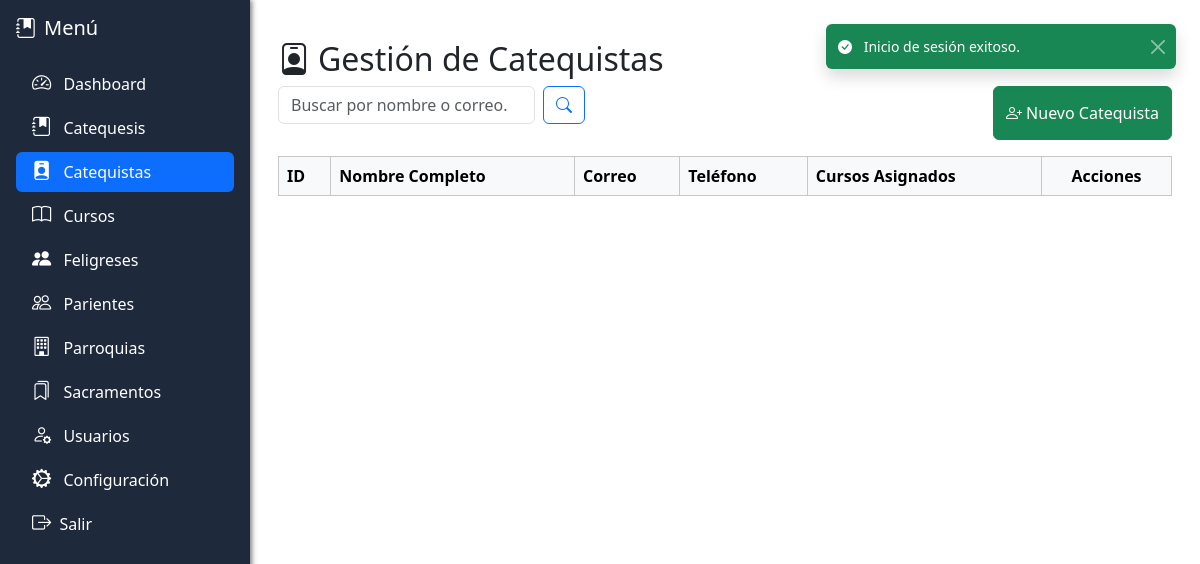
The app's page /index.php?vista=catequistas (signed in), older data.
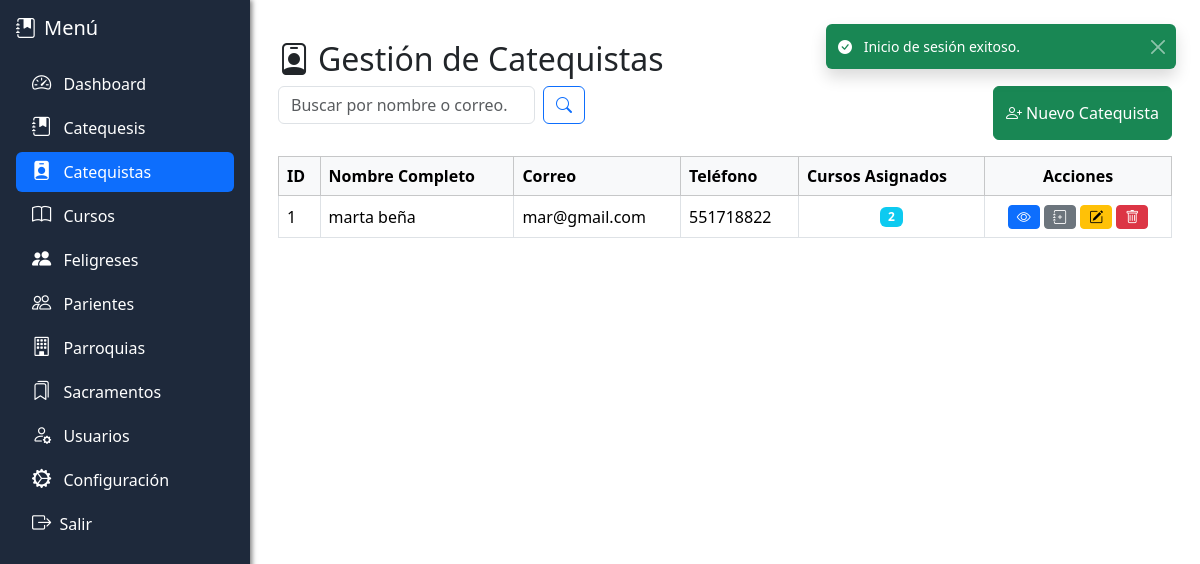
The same page, newer data.
### tables this page shows
CREATE TABLE `catequistas` (
  `id_catequista` int(11) NOT NULL,
  `nombre` varchar(100) DEFAULT NULL,
  `apellido` varchar(100) DEFAULT NULL,
  `telefono` varchar(20) DEFAULT NULL,
  `correo` varchar(100) DEFAULT NULL
);

### views/catequistas.php (the view, shortened to what the changed rows need)
<?php
$buscar = $_GET['buscar'] ?? '';
$sql = "SELECT c.*, COUNT(cc.id_curso) AS total_cursos
        FROM catequistas c
        LEFT JOIN curso_catequistas cc ON c.id_catequista = cc.id_catequista
        WHERE c.nombre LIKE :buscar OR c.apellido LIKE :buscar OR c.correo LIKE :buscar
        GROUP BY c.id_catequista
        ORDER BY c.id_catequista DESC";
$stmt = $pdo->prepare($sql);
$stmt->execute(['buscar' => "%$buscar%"]);
$catequistas = $stmt->fetchAll(PDO::FETCH_ASSOC);
?>
<main id="content">
    <div class="container mt-4">
        <h2><i class="bi bi-person-badge me-2"></i>Gestión de Catequistas</h2>
        <table class="table table-bordered table-hover align-middle">
            <thead class="table-light">
                <tr>
                    <th>ID</th>
                    <th>Nombre Completo</th>
                    <th>Correo</th>
                    <th>Teléfono</th>
                    <th>Cursos Asignados</th>
                    <th class="text-center">Acciones</th>
                </tr>
            </thead>
            <tbody>
                <?php foreach ($catequistas as $c): ?>
                    <tr>
                        <td><?= $c['id_catequista'] ?></td>
                        <td><?= htmlspecialchars($c['nombre'] . ' ' . $c['apellido']) ?></td>
                        <td><?= htmlspecialchars($c['correo']) ?></td>
                        <td><?= htmlspecialchars($c['telefono']) ?></td>
                        <td class="text-center"><span class="badge bg-info"><?= $c['total_cursos'] ?></span></td>
                        <td class="text-center">
    <button class="btn btn-sm btn-primary" data-bs-toggle="modal"
            data-bs-target="#modalVer<?= $c['id_catequista'] ?>">
        <i class="bi bi-eye"></i>
    </button>
    <button class="btn btn-sm btn-secondary" data-bs-toggle="modal"
            data-bs-target="#modalAsignar<?= $c['id_catequista'] ?>">
        <i class="bi bi-journal-plus"></i>
    </button>
    <button class="btn btn-sm btn-warning" data-bs-toggle="modal"
            data-bs-target="#modalEditar<?= $c['id_catequista'] ?>">
        <i class="bi bi-pencil-square"></i>
    </button>
    <button class="btn btn-sm btn-danger" onclick="confirmarEliminacion(<?= $c['id_catequista'] ?>)">
        <i class="bi bi-trash"></i>
    </button>
</td>
                    </tr>
                <?php endforeach ?>
            </tbody>
        </table>
    </div>
</main>

### layout/sidebar.php (shortened to what the changed rows need)
<?php
$rol = strtolower(trim($_SESSION['usuario']['rol'] ?? 'sin_permiso'));
$current = $_GET['vista'] ?? 'dashboard';
$iconos = [
  'dashboard' => 'bi-speedometer2',
  'catequesis' => 'bi-journal-bookmark-fill',
  'catequistas' => 'bi-person-badge-fill',
  'cursos' => 'bi-book',
  'feligreses' => 'bi-people-fill',
  'parientes' => 'bi-people',
  'parroquias' => 'bi-building',
  'sacramentos' => 'bi-bookmarks',
  'usuarios' => 'bi-person-gear',
  'perfil' => 'bi-person-circle',
  'configuracion' => 'bi-gear-wide-connected',
];
$menu = [
  'admin' => [
    'Dashboard' => 'dashboard',
    'Catequesis' => 'catequesis',
    'Catequistas' => 'catequistas',
    'Cursos' => 'cursos',
    'Feligreses' => 'feligreses',
    'Parientes' => 'parientes',
    'Parroquias' => 'parroquias',
    'Sacramentos' => 'sacramentos',
    'Usuarios' => 'usuarios',
    'Configuración' => 'configuracion',
  ],
  'secretario' => [
    'Dashboard' => 'dashboard',
    'Catequesis' => 'catequesis',
    'Catequistas' => 'catequistas',
    'Cursos' => 'cursos',
    'Feligreses' => 'feligreses',
    'Parientes' => 'parientes',
  ],
  'archivista' => [
    'Dashboard' => 'dashboard',
    'Feligreses' => 'feligreses',
    'Parientes' => 'parientes',
    'Sacramentos' => 'sacramentos',
  ],
  'parroco' => [
    'Dashboard' => 'dashboard',
    'Catequesis' => 'catequesis',
    'Cursos' => 'cursos',
    'Feligreses' => 'feligreses',
    'Parroquias' => 'parroquias',
    'Sacramentos' => 'sacramentos',
  ],
];
?>
<div class="wrapper">
  <div id="sidebar" class="sidebar position-fixed scroll-box overflow-auto h-100 p-3">
    <ul class="nav nav-pills flex-column">
      <?php foreach ($menu[$rol] as $label => $vistaName):
        $active = ($current === $vistaName) ? 'active' : '';
        $icon = $iconos[$vistaName] ?? 'bi-chevron-right';
        ?>
        <li class="nav-item mb-1">
          <a href="index.php?vista=<?= $vistaName ?>" class="nav-link <?= $active ?>">
            <i class="bi <?= $icon ?> me-2"></i>
            <span class="link-text"><?= $label ?></span>
          </a>
        </li>
      <?php endforeach; ?>
    </ul>
  </div>

Row changes from the older to the newer data that the page shows:
added catequistas: id_catequista "1", nombre+apellido "marta beña", correo "mar@gmail.com", telefono "551718822", total_cursos "2"
